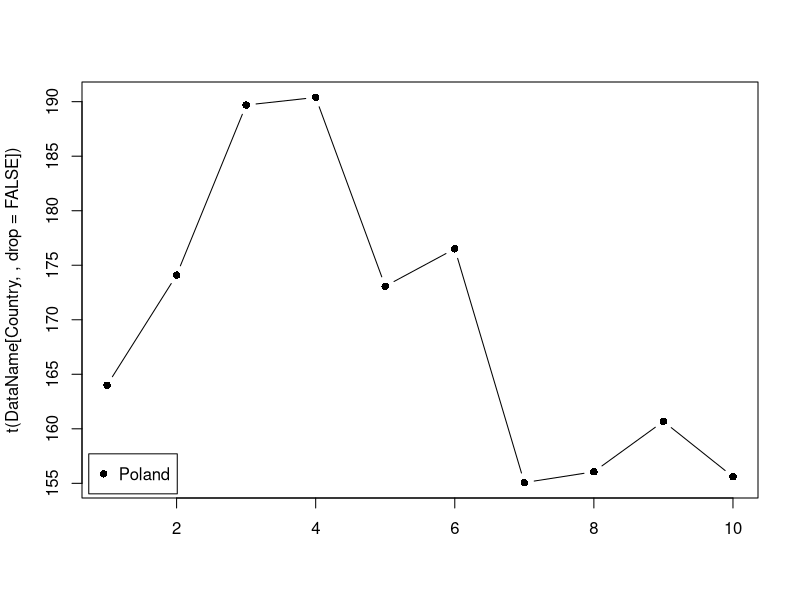
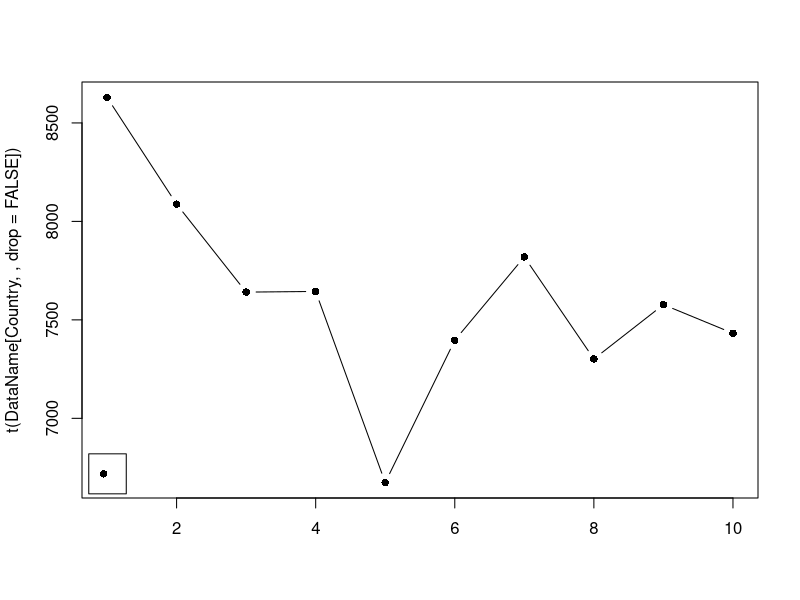
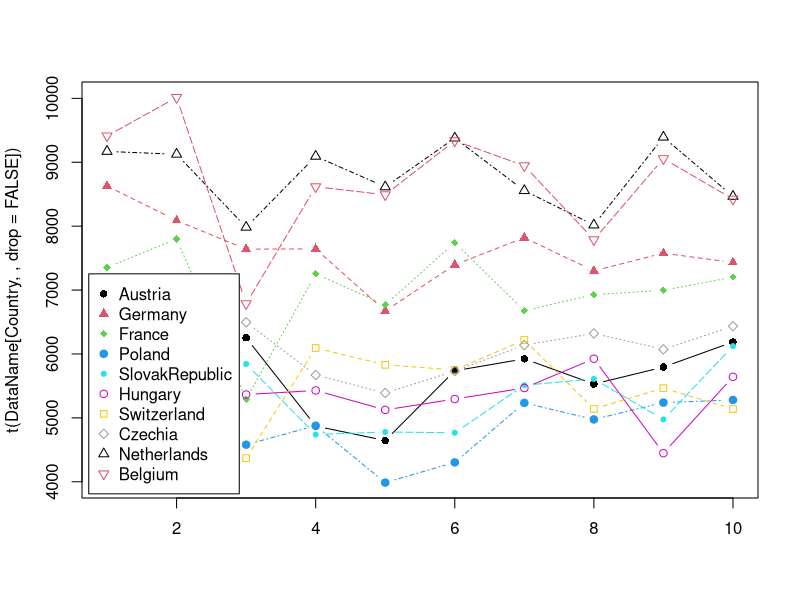

These figures' R source, in order:
Countries <- c("Austria", "Germany", "France", "Poland", "SlovakRepublic", "Hungary", "Switzerland", "Czechia", "Netherlands", "Belgium")
Years <- c("2014", "2015", "2016", "2017", "2018", "2019", "2020", "2021", "2022", "2023")


#Fertilizer Consumption (FC), 2014_2023, kg/ha
Austria_FC <- c(130.8759, 148.7207, 137.795, 141.0312, 133.15, 118.5088, 137.9713, 128.2593, 97.41836, 106.4162)
Germany_FC <- c(217.6957, 202.2739, 197.2283, 178.1189, 166.4811, 174.0987, 163.242, 130.141, 116.8701, 128.5755)
France_FC <- c(168.4267, 170.4009, 163.1391, 177.6248, 170.9708, 157.7226, 179.5401, 171.652, 130.6186, 131.3228)
Poland_FC <- c(164.0007, 174.0975, 189.6909, 190.3915, 173.0766, 176.5084, 155.0673, 156.061, 160.6807, 155.6008)
SlovakRepublic_FC <- c(116.4788, 112.9911, 125.7624, 121.6873, 129.3019, 129.1787, 129.812, 134.494, 118.9025, 106.3213)
Hungary_FC <- c(112.7082, 114.1475, 138.173, 152.3787, 150.8589, 145.9856, 162.6167, 165.4918, 108.3258, 89.5253)
Switzerland_FC <- c(208.4009, 208.9314, 212.1093, 199.8875, 187.7938, 163.4276, 175.1294, 177.1865, 132.5975, 142.6968)
Czechia_FC <- c(162.6573, 192.3137, 196.3834, 182.4207, 174.3607, 165.6915, 144.2165, 148.6243, 152.1399, 113.4345)
Netherlands_FC <- c(247.8526, 266.8052, 291.6858, 290.5583, 274.2693, 273.8018, 276.614, 273.2552, 240.2659, 238.0198)
Belgium_FC <- c(304.0306, 305.478, 275.0542, 269.7356, 266.7612, 265.8833, 257.6437, 252.754, 198.2734, 191.6623)

#Wheat Production (WP), 2014_2023, kg/ha
Austria_WP <- c(5921.7, 5696.2, 6253.4, 4871.2, 4645.3, 5737.2, 5923.4, 5529.9, 5795.2, 6187.7)
Germany_WP <- c(8629.6, 8087.7, 7640.9, 7644.3, 6673.7, 7396.4, 7819.5, 7301.5, 7577.3, 7431.8)
France_WP <- c(7353.0, 7800.8, 5289.6, 7253.8, 6768.0, 7742.8, 6677.6, 6928.4, 6996.7, 7201.6)
Poland_WP <- c(4972.1, 4574.4, 4580.2, 4877.3, 3987.1, 4303.5, 5234.2, 4975.3, 5239.4, 5280.0)
SlovakRepublic_WP <- c(5464.0, 5509.8, 5843.4, 4738.6, 4779.6, 4766.6, 5511.3, 5609.0, 4975.0, 6123.0)
Hungary_WP <- c(4728.8, 5179.6, 5365.4, 5428.7, 5124.4, 5294.9, 5468.0, 5925.4, 4448.1, 5642.3)
Switzerland_WP <- c(6348.9, 5988.2, 4370.5, 6094.0, 5830.1, 5751.4, 6218.6, 5139.5, 5465.7, 5139.7)
Czechia_WP <- c(6510.4, 6355.9, 6495.9, 5670.5, 5389.6, 5732.5, 6138.9, 6321.4, 6072.7, 6435.1)
Netherlands_WP <- c(9169.8, 9125.5, 7983.2, 9093.5, 8614.7, 9378.1, 8556.0, 8018.0, 9393.1, 8467.0)
Belgium_WP <- c(9412.9, 10015.2, 6787.1, 8617.4, 8492.3, 9336.4, 8946.3, 7788.4, 9057.4, 8424.7)

#Fertilizer Consumption (FC) Matrix
FertilizerConsumption <- rbind(Austria_FC, Germany_FC, France_FC, Poland_FC, SlovakRepublic_FC, Hungary_FC, Switzerland_FC, Czechia_FC, Netherlands_FC, Belgium_FC)
rm(Austria_FC, Germany_FC, France_FC, Poland_FC, SlovakRepublic_FC, Hungary_FC, Switzerland_FC, Czechia_FC, Netherlands_FC, Belgium_FC)
rownames(FertilizerConsumption) <- Countries
colnames(FertilizerConsumption) <- Years

#Wheat Production (WP) matrix
WheatProduction <- rbind(Austria_WP, Germany_WP, France_WP, Poland_WP, SlovakRepublic_WP, Hungary_WP, Switzerland_WP, Czechia_WP, Netherlands_WP, Belgium_WP)
rm(Austria_WP, Germany_WP, France_WP, Poland_WP, SlovakRepublic_WP, Hungary_WP, Switzerland_WP, Czechia_WP, Netherlands_WP, Belgium_WP)
rownames(WheatProduction) <-Countries
colnames(WheatProduction) <- Years

#Function for plotting different types of data     
ShowMe <- function(DataName, Country=1:nrow(DataName)) {
  matplot(t(DataName[Country,,drop=FALSE] ), type="b", pch=16:25, col=c(1:8))
  legend("bottomleft", inset = 0.01, legend = Countries[Country], pch=16:25, col=c(1:8), horiz = F)
}


####################### OUTPUTS ####################### 


#Plot your desired data using the ShowMe() function:
ShowMe(FertilizerConsumption, 4)
ShowMe(WheatProduction, "Germany")
ShowMe(WheatProduction)

#Pearson correlation coefficient (PCC) for all countries
Pcc <- cor(as.vector(FertilizerConsumption), as.vector(WheatProduction), method = "pearson")
paste("The Pearson Correlation Coefficient (PCC) value for these two datasets(FC and WP):", round(Pcc, 2))

#Average growth rate of Wheat Production (WP) for 10 EU countries from 2014 to 2023
MeanFinalProduction <- mean(WheatProduction[,10]) #Mean of total production value in 2023 for all EU countries
MeanInitialProduction <- mean(WheatProduction[,1]) #Mean of total production value in 2014 for all EU countries 
GrowthRate_WP <- (MeanFinalProduction - MeanInitialProduction) / MeanInitialProduction * 100
paste("The average growth rate of Wheat Production for 10 EU countries is", round(GrowthRate_WP, 2),"%")

#Average growth rate of Fertilizer Consumption (FC) for 10 EU countries from 2014 to 2023
MeanFinalProduction <- mean(FertilizerConsumption[,10]) #Mean of total consumption value in 2023 for all EU countries
MeanInitialProduction <- mean(FertilizerConsumption[,1]) #Mean of total consumption value in 2014 for all EU countries 
GrowthRate_FC <- (MeanFinalProduction - MeanInitialProduction) / MeanInitialProduction * 100
paste("The average growth rate of Fertilizer Consumption for 10 EU countries is", round(GrowthRate_FC, 2),"%")

#A matrix showing the amount of wheat produced per kilogram of fertilizer applied
Efficiency <- WheatProduction / FertilizerConsumption
Mean_efficiency <- mean(Efficiency) #The value is 38.63967
#Show countries whose efficiency exceeds the overall mean efficiency
Best_countries <- Efficiency > Mean_efficiency
Best_countries
